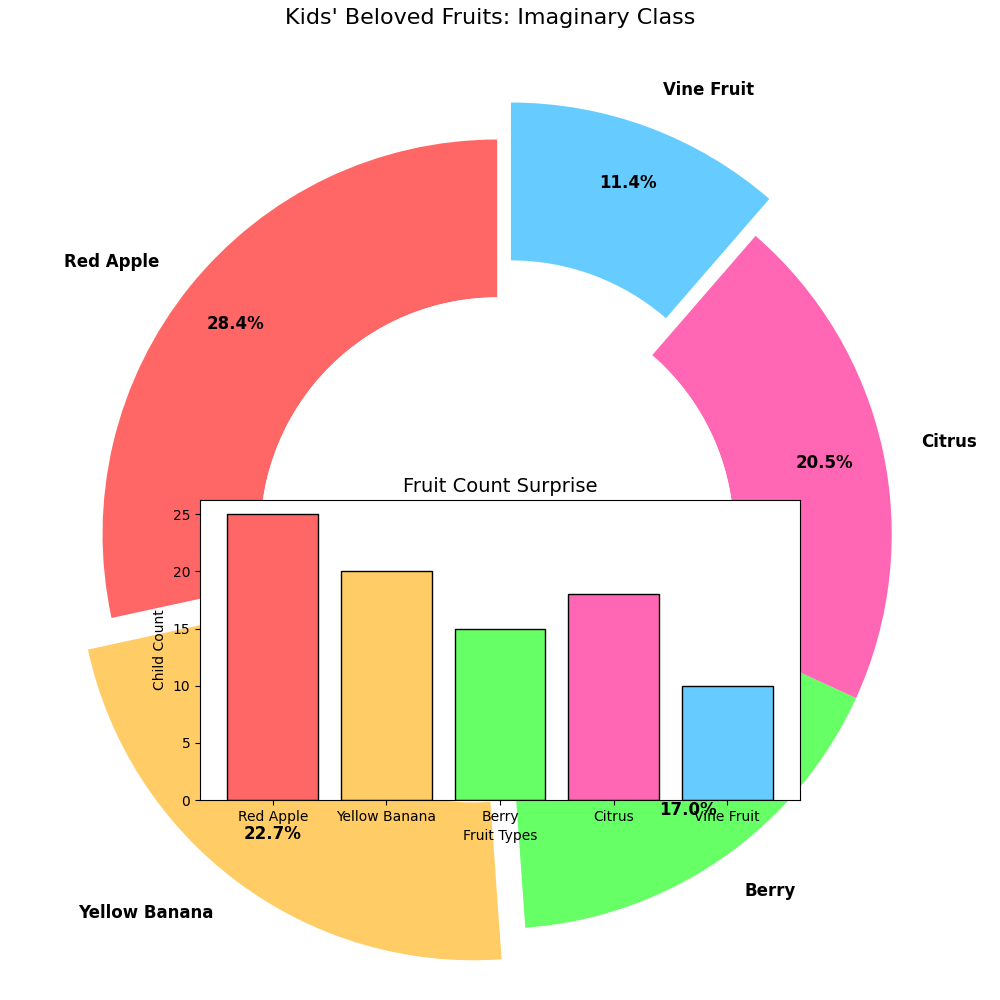

The Python source for this figure:
import matplotlib.pyplot as plt

fruits = ['Red Apple', 'Yellow Banana', 'Berry', 'Citrus', 'Vine Fruit']
preferences = [25, 20, 15, 18, 10]

# New set of colors
colors = ['#ff6666', '#ffcc66', '#66ff66', '#ff66b3', '#66ccff']

fig, ax = plt.subplots(figsize=(10, 10))
wedges, texts, autotexts = ax.pie(
    preferences,
    labels=fruits,
    autopct='%1.1f%%',
    startangle=90,
    colors=colors,
    pctdistance=0.85,
    wedgeprops=dict(width=0.4),
    explode=[0, 0.1, 0, 0, 0.1]
)

ax.axis('equal')
plt.setp(texts, size=12, weight="bold", va="center")
plt.setp(autotexts, size=12, weight="bold", color="black")

plt.title("Kids' Beloved Fruits: Imaginary Class", fontsize=16, y=1.05)

centre_circle = plt.Circle((0, 0), 0.60, fc='white')
fig.gca().add_artist(centre_circle)

ax1 = fig.add_axes([0.2, 0.2, 0.6, 0.3])
ax1.bar(fruits, preferences, color=colors, edgecolor='black')

ax1.set_title("Fruit Count Surprise", fontsize=14)
ax1.set_ylabel("Child Count")
ax1.set_xlabel("Fruit Types")
ax1.grid(False)

ax.axis('equal')
plt.tight_layout()
plt.show()
